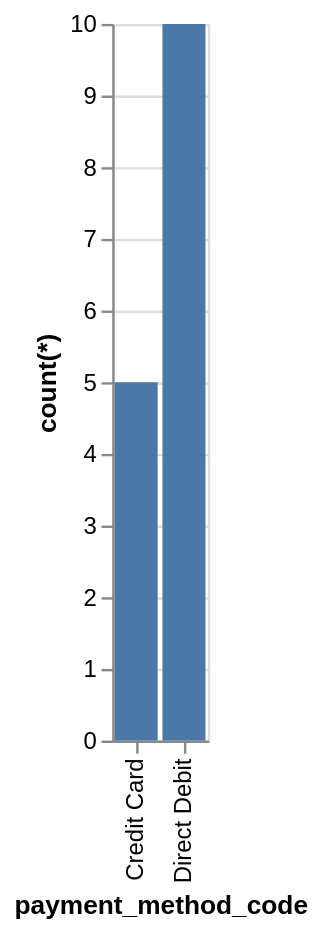

Vega-Lite specification stored for this chart:
### Vega-Lite specification from a JSON file in a GitHub repository (floating-point values rounded to 4 significant figures)
{"data": {"values": [{"x_data": "Credit Card", "y_data": 5}, {"x_data": "Direct Debit", "y_data": 10}]}, "mark": "bar", "encoding": {"x": {"field": "x_data", "type": "nominal", "title": "payment_method_code", "sort": "ascending"}, "y": {"field": "y_data", "type": "quantitative", "title": "count(*)"}}}
